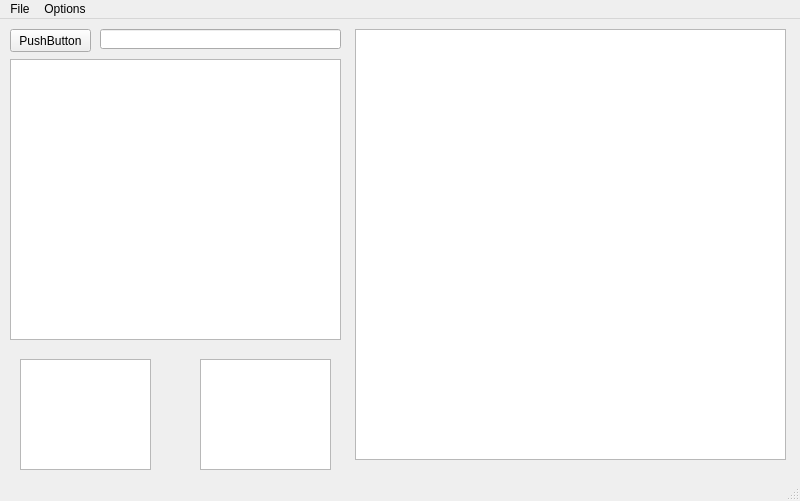
<?xml version="1.0" encoding="UTF-8"?>
<ui version="4.0">
 <class>MainWindow</class>
 <widget class="QMainWindow" name="MainWindow">
  <property name="geometry">
   <rect>
    <x>0</x>
    <y>0</y>
    <width>800</width>
    <height>501</height>
   </rect>
  </property>
  <property name="windowTitle">
   <string>CSV Data Analyzer</string>
  </property>
  <widget class="QWidget" name="centralwidget">
   <widget class="PlotWidget" name="graphicsView">
    <property name="geometry">
     <rect>
      <x>355</x>
      <y>10</y>
      <width>431</width>
      <height>431</height>
     </rect>
    </property>
   </widget>
   <widget class="QLineEdit" name="fileLocationLineEdit">
    <property name="geometry">
     <rect>
      <x>100</x>
      <y>10</y>
      <width>241</width>
      <height>20</height>
     </rect>
    </property>
   </widget>
   <widget class="QPushButton" name="fileSelectButton">
    <property name="geometry">
     <rect>
      <x>10</x>
      <y>10</y>
      <width>81</width>
      <height>23</height>
     </rect>
    </property>
    <property name="text">
     <string>PushButton</string>
    </property>
   </widget>
   <widget class="QListWidget" name="fileList">
    <property name="geometry">
     <rect>
      <x>10</x>
      <y>40</y>
      <width>331</width>
      <height>281</height>
     </rect>
    </property>
    <property name="alternatingRowColors">
     <bool>true</bool>
    </property>
    <property name="selectionMode">
     <enum>QAbstractItemView::MultiSelection</enum>
    </property>
   </widget>
   <widget class="QListWidget" name="listWidget">
    <property name="geometry">
     <rect>
      <x>20</x>
      <y>340</y>
      <width>131</width>
      <height>111</height>
     </rect>
    </property>
   </widget>
   <widget class="QListWidget" name="listWidget_2">
    <property name="geometry">
     <rect>
      <x>200</x>
      <y>340</y>
      <width>131</width>
      <height>111</height>
     </rect>
    </property>
   </widget>
  </widget>
  <widget class="QMenuBar" name="menubar">
   <property name="geometry">
    <rect>
     <x>0</x>
     <y>0</y>
     <width>800</width>
     <height>21</height>
    </rect>
   </property>
   <widget class="QMenu" name="menuFile">
    <property name="title">
     <string>File</string>
    </property>
    <addaction name="actionClose"/>
   </widget>
   <widget class="QMenu" name="menuOptions">
    <property name="title">
     <string>Options</string>
    </property>
    <addaction name="action_header_line"/>
   </widget>
   <addaction name="menuFile"/>
   <addaction name="menuOptions"/>
  </widget>
  <widget class="QStatusBar" name="statusbar"/>
  <action name="actionClose">
   <property name="text">
    <string>Close...</string>
   </property>
  </action>
  <action name="action_header_line">
   <property name="text">
    <string>Header Line</string>
   </property>
  </action>
 </widget>
 <customwidgets>
  <customwidget>
   <class>PlotWidget</class>
   <extends>QGraphicsView</extends>
   <header>pyqtgraph</header>
  </customwidget>
 </customwidgets>
 <resources/>
 <connections/>
</ui>
